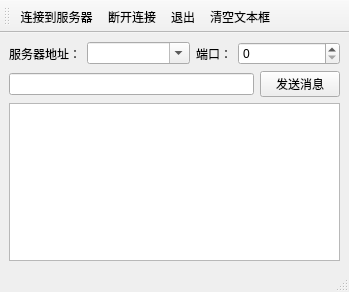
<?xml version="1.0" encoding="UTF-8"?>
<ui version="4.0">
 <class>MainWindow</class>
 <widget class="QMainWindow" name="MainWindow">
  <property name="geometry">
   <rect>
    <x>0</x>
    <y>0</y>
    <width>349</width>
    <height>292</height>
   </rect>
  </property>
  <property name="windowTitle">
   <string>MainWindow</string>
  </property>
  <widget class="QWidget" name="centralwidget">
   <layout class="QVBoxLayout" name="verticalLayout">
    <item>
     <layout class="QHBoxLayout" name="horizontalLayout" stretch="0,1,0,1">
      <item>
       <widget class="QLabel" name="label">
        <property name="text">
         <string>服务器地址：</string>
        </property>
       </widget>
      </item>
      <item>
       <widget class="QComboBox" name="comboServer">
        <property name="editable">
         <bool>true</bool>
        </property>
       </widget>
      </item>
      <item>
       <widget class="QLabel" name="label_2">
        <property name="text">
         <string>端口：</string>
        </property>
       </widget>
      </item>
      <item>
       <widget class="QSpinBox" name="spinPort"/>
      </item>
     </layout>
    </item>
    <item>
     <layout class="QHBoxLayout" name="horizontalLayout_2">
      <item>
       <widget class="QLineEdit" name="editMsg"/>
      </item>
      <item>
       <widget class="QPushButton" name="btnSend">
        <property name="text">
         <string>发送消息</string>
        </property>
       </widget>
      </item>
     </layout>
    </item>
    <item>
     <widget class="QPlainTextEdit" name="plainTextEdit"/>
    </item>
   </layout>
  </widget>
  <widget class="QStatusBar" name="statusbar"/>
  <widget class="QToolBar" name="toolBar">
   <property name="windowTitle">
    <string>toolBar</string>
   </property>
   <property name="toolButtonStyle">
    <enum>Qt::ToolButtonStyle::ToolButtonTextUnderIcon</enum>
   </property>
   <attribute name="toolBarArea">
    <enum>TopToolBarArea</enum>
   </attribute>
   <attribute name="toolBarBreak">
    <bool>false</bool>
   </attribute>
   <addaction name="actConnect"/>
   <addaction name="actDisconnect"/>
   <addaction name="actQuit"/>
   <addaction name="actClear"/>
  </widget>
  <action name="actConnect">
   <property name="icon">
    <iconset resource="res.qrc">
     <normaloff>:/images/start.png</normaloff>:/images/start.png</iconset>
   </property>
   <property name="text">
    <string>连接到服务器</string>
   </property>
   <property name="menuRole">
    <enum>QAction::MenuRole::NoRole</enum>
   </property>
  </action>
  <action name="actDisconnect">
   <property name="icon">
    <iconset resource="res.qrc">
     <normaloff>:/images/stop.png</normaloff>:/images/stop.png</iconset>
   </property>
   <property name="text">
    <string>断开连接</string>
   </property>
   <property name="menuRole">
    <enum>QAction::MenuRole::NoRole</enum>
   </property>
  </action>
  <action name="actQuit">
   <property name="icon">
    <iconset resource="res.qrc">
     <normaloff>:/images/quit.png</normaloff>:/images/quit.png</iconset>
   </property>
   <property name="text">
    <string>退出</string>
   </property>
   <property name="menuRole">
    <enum>QAction::MenuRole::NoRole</enum>
   </property>
  </action>
  <action name="actClear">
   <property name="icon">
    <iconset resource="res.qrc">
     <normaloff>:/images/clear.png</normaloff>:/images/clear.png</iconset>
   </property>
   <property name="text">
    <string>清空文本框</string>
   </property>
   <property name="menuRole">
    <enum>QAction::MenuRole::NoRole</enum>
   </property>
  </action>
 </widget>
 <resources>
  <include location="res.qrc"/>
 </resources>
 <connections>
  <connection>
   <sender>actQuit</sender>
   <signal>triggered()</signal>
   <receiver>MainWindow</receiver>
   <slot>close()</slot>
   <hints>
    <hint type="sourcelabel">
     <x>-1</x>
     <y>-1</y>
    </hint>
    <hint type="destinationlabel">
     <x>174</x>
     <y>145</y>
    </hint>
   </hints>
  </connection>
 </connections>
</ui>
